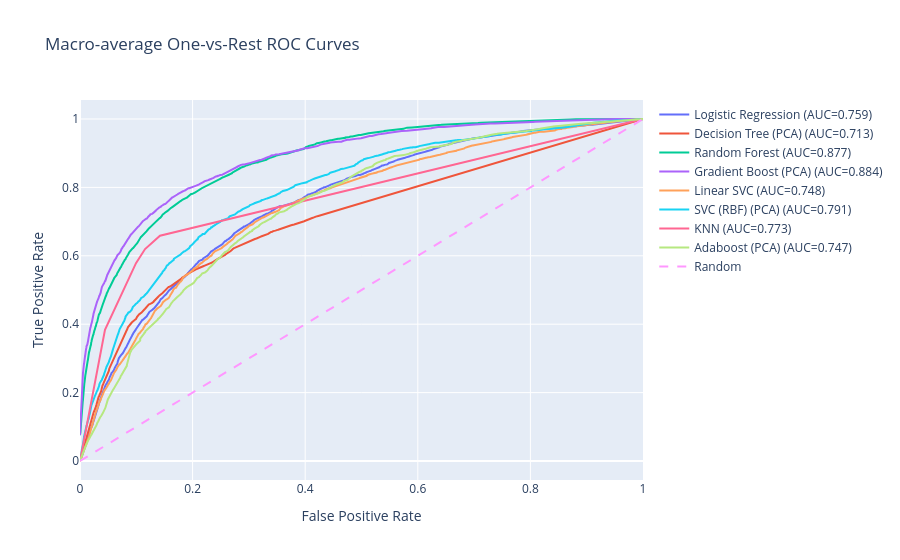
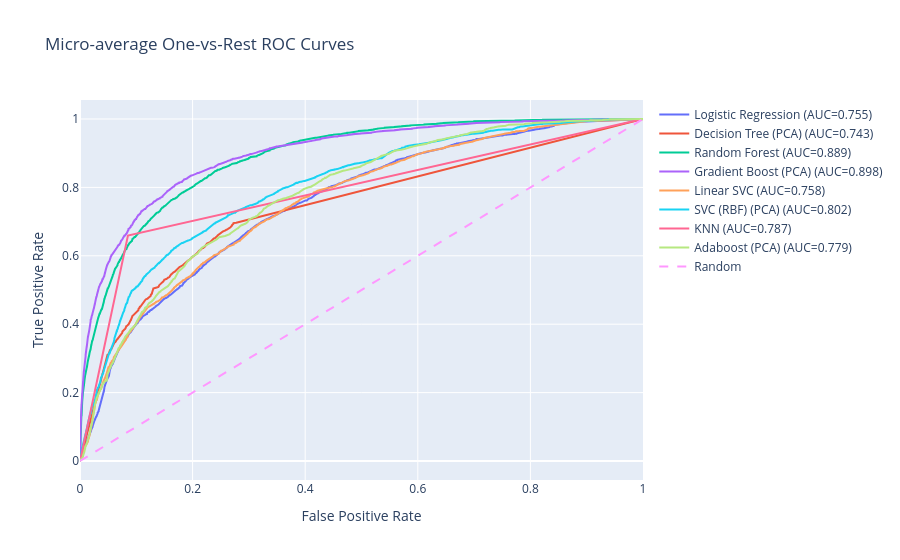

Source (notebook cell) for these figures, in order:
### Markdown cell above
### Plot Results

### Code cell
plot_macro_roc(results)
plot_micro_roc(results)

### Figure 1 — Plotly figure (JSON) as saved in the notebook; plotly's stock layout.template omitted (floating-point values rounded to 4 significant figures; data arrays with more than 128 entries replaced by an {"elided": "..."} marker saying what was removed)
{"data": [{"mode": "lines", "name": "Logistic Regression (AUC=0.759)", "type": "scatter", "x": {"elided": "1932 float values"}, "y": {"elided": "1932 float values"}}, {"mode": "lines", "name": "Decision Tree (PCA) (AUC=0.713)", "type": "scatter", "x": {"elided": "782 float values"}, "y": {"elided": "782 float values"}}, {"mode": "lines", "name": "Random Forest (AUC=0.877)", "type": "scatter", "x": {"elided": "1428 float values"}, "y": {"elided": "1428 float values"}}, {"mode": "lines", "name": "Gradient Boost (PCA) (AUC=0.884)", "type": "scatter", "x": {"elided": "1334 float values"}, "y": {"elided": "1334 float values"}}, {"mode": "lines", "name": "Linear SVC (AUC=0.748)", "type": "scatter", "x": {"elided": "1946 float values"}, "y": {"elided": "1946 float values"}}, {"mode": "lines", "name": "SVC (RBF) (PCA) (AUC=0.791)", "type": "scatter", "x": {"elided": "1745 float values"}, "y": {"elided": "1745 float values"}}, {"mode": "lines", "name": "KNN (AUC=0.773)", "type": "scatter", "x": [0.0, 0.04358, 0.04439, 0.09944, 0.1156, 0.1421, 1.0], "y": [0.0, 0.3788, 0.3836, 0.5785, 0.6197, 0.6588, 1.0]}, {"mode": "lines", "name": "Adaboost (PCA) (AUC=0.747)", "type": "scatter", "x": {"elided": "3232 float values"}, "y": {"elided": "3232 float values"}}, {"line": {"dash": "dash"}, "mode": "lines", "name": "Random", "type": "scatter", "x": [0, 1], "y": [0, 1]}], "layout": {"title": {"text": "Macro-average One-vs-Rest ROC Curves"}, "xaxis": {"title": {"text": "False Positive Rate"}}, "yaxis": {"title": {"text": "True Positive Rate"}}}}

### Figure 2 — Plotly figure (JSON) as saved in the notebook; plotly's stock layout.template omitted (floating-point values rounded to 4 significant figures; data arrays with more than 128 entries replaced by an {"elided": "..."} marker saying what was removed)
{"data": [{"mode": "lines", "name": "Logistic Regression (AUC=0.755)", "type": "scatter", "x": {"elided": "4025 float values"}, "y": {"elided": "4025 float values"}}, {"mode": "lines", "name": "Decision Tree (PCA) (AUC=0.743)", "type": "scatter", "x": {"elided": "835 float values"}, "y": {"elided": "835 float values"}}, {"mode": "lines", "name": "Random Forest (AUC=0.889)", "type": "scatter", "x": {"elided": "2904 float values"}, "y": {"elided": "2904 float values"}}, {"mode": "lines", "name": "Gradient Boost (PCA) (AUC=0.898)", "type": "scatter", "x": {"elided": "2726 float values"}, "y": {"elided": "2726 float values"}}, {"mode": "lines", "name": "Linear SVC (AUC=0.758)", "type": "scatter", "x": {"elided": "3933 float values"}, "y": {"elided": "3933 float values"}}, {"mode": "lines", "name": "SVC (RBF) (PCA) (AUC=0.802)", "type": "scatter", "x": {"elided": "3671 float values"}, "y": {"elided": "3671 float values"}}, {"mode": "lines", "name": "KNN (AUC=0.787)", "type": "scatter", "x": [0.0, 0.08516, 1.0], "y": [0.0, 0.6594, 1.0]}, {"mode": "lines", "name": "Adaboost (PCA) (AUC=0.779)", "type": "scatter", "x": {"elided": "3935 float values"}, "y": {"elided": "3935 float values"}}, {"line": {"dash": "dash"}, "mode": "lines", "name": "Random", "type": "scatter", "x": [0, 1], "y": [0, 1]}], "layout": {"title": {"text": "Micro-average One-vs-Rest ROC Curves"}, "xaxis": {"title": {"text": "False Positive Rate"}}, "yaxis": {"title": {"text": "True Positive Rate"}}}}
